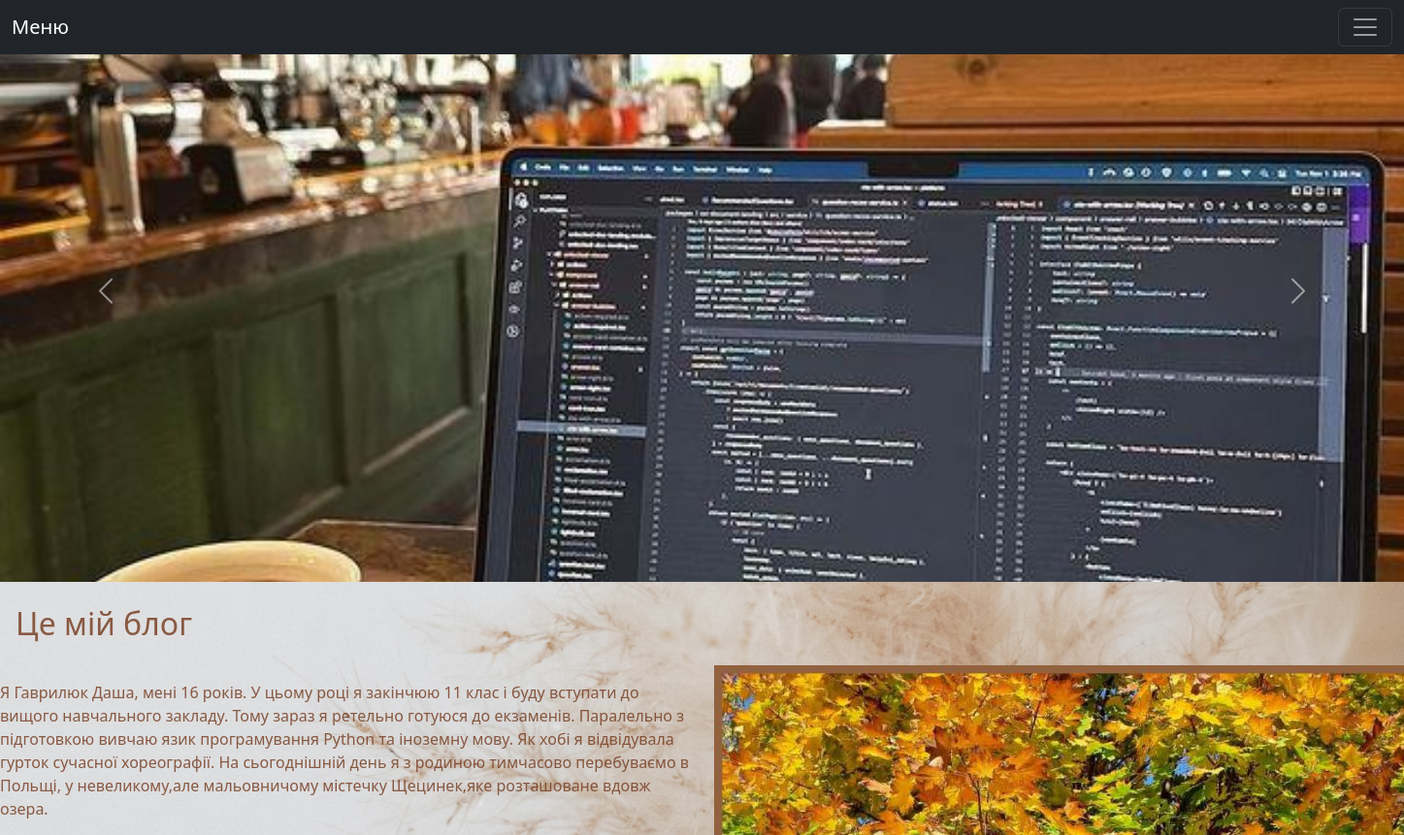
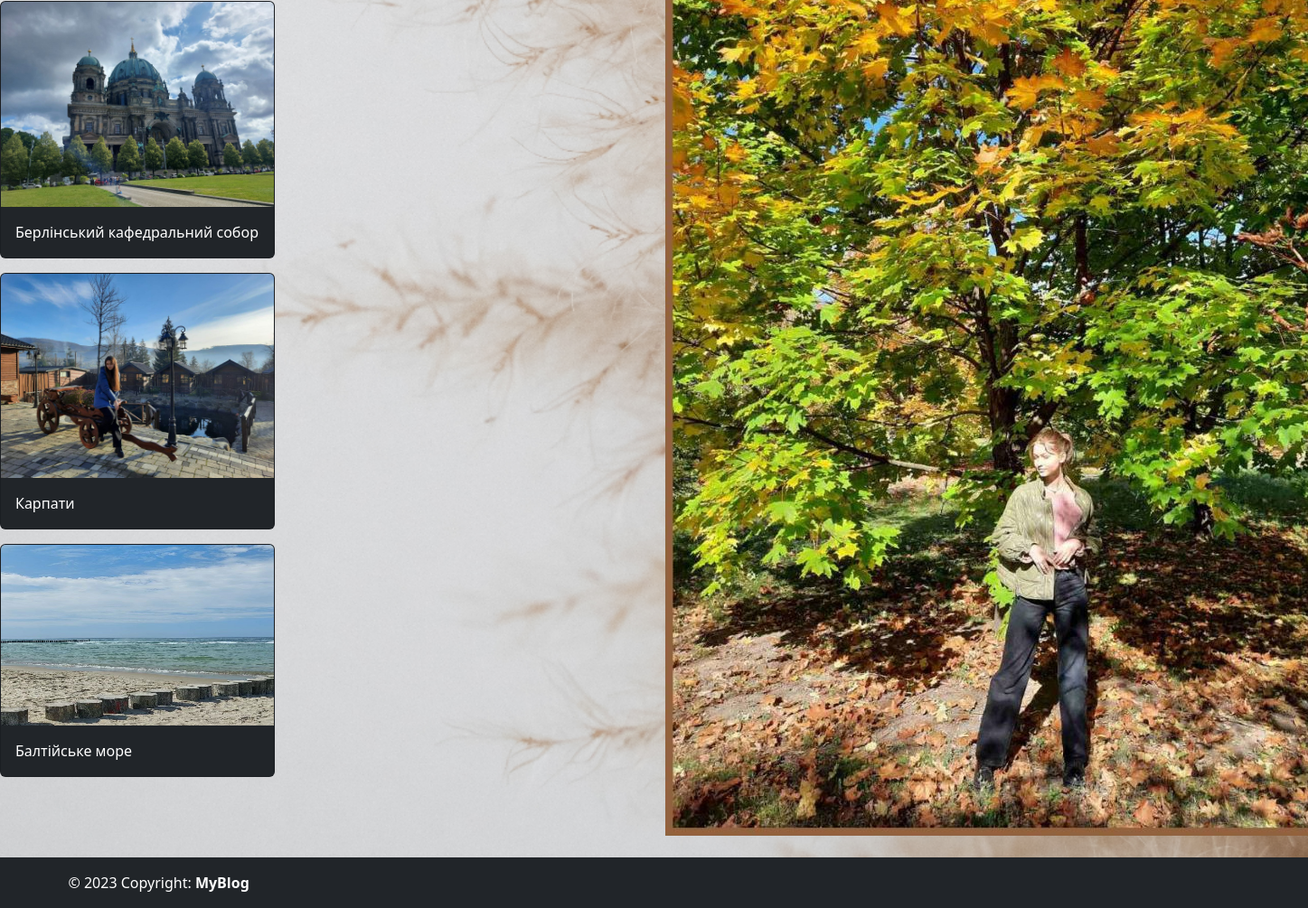
/index, run on the app's committed database (2 pictures, top to bottom).
### tables this page shows
CREATE TABLE "user" (
	"user_id"	INTEGER PRIMARY KEY AUTOINCREMENT,
	"name"	TEXT,
	"image"	TEXT,
	"login"	TEXT,
	"password"	TEXT,
	"description_short"	TEXT,
	"description"	TEXT
);

### main.py (the view)
@app.route('/')
@app.route('/index')
def index():
    user = getUser()
    return render_template('about.html', user=user)

### db_scripts.py (called while the page is built)
def open():
    global conn, cursor
    conn = sqlite3.connect(PATH + db_name)
    conn.row_factory = sqlite3.Row
    cursor = conn.cursor()

def close():
    cursor.close()
    conn.close()

def getUser():
    open()
    cursor.execute('''SELECT * FROM user''')
    user = cursor.fetchone()
    close()
    return user

### templates/about.html (shortened to what this page needs)
{% extends "index.html" %}
{% block body %}
<h2 class="my-4 ms-3">Це мій блог</h2>
<div class="row">
    <div class="col-lg-6">
        <p>{{user.description}}</p>
        <div class="card text-bg-dark" style="width: 19rem;">
            <img src="/static/sobor.jpeg" class="card-img-top" alt="Фото">
            <div class="card-body">
              <p class="card-text">Берлінський кафедральний собор</p>
            </div>
        </div>
        <div class="card text-bg-dark" style="width: 19rem;">
            <img src="/static/karpaty.jpeg" class="card-img-top" alt="Фото">
            <div class="card-body">
              <p class="card-text">Карпати</p>
            </div>
        </div>
        <div class="card text-bg-dark" style="width: 19rem;">
            <img src="/static/balt2.jpg" height="200" class="card-img-top" alt="Фото">
            <div class="card-body">
              <p class="card-text">Балтійське море</p>
            </div>
        </div>
    </div>
    <div class="col-lg-6">
        <img src="/static/{{user.image}}" alt="Фото">
    </div>
</div>
{% endblock %}

### static/maain.css (style rules this page uses)
body { background-image: url("bbegg.png"); background-repeat: no-repeat; background-size: cover; color: rgba(119, 60, 33, 0.826); }

### data on the page
user: description "Я Гаврилюк Даша, мені 16 років. У цьому році я закінчюю 11 клас і буду вступати до вищого навчального закладу. Тому зараз я ретельно готуюся до екзаменів. Паралельно з підготовкою вивчаю язик програмування Python та іноземну мову. Як хобі я відвідувала гурток сучасної хореографії. На сьогоднішній день я з родиною тимчасово перебуваємо в Польщі, у невеликому,але мальовничому містечку Щецинек,яке розташоване вдовж озера.", image (picture)
